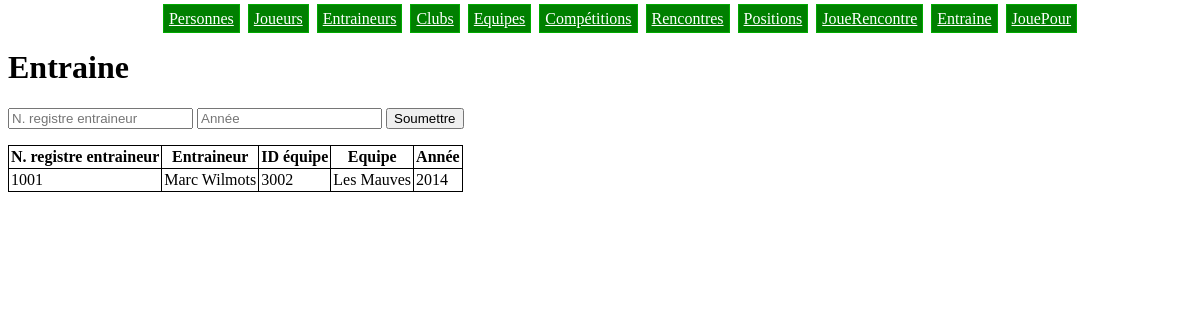
The page /entraine.php on the database its author committed.
### tables this page shows
CREATE TABLE IF NOT EXISTS Entraine (
  n_registre_entraineur BIGINT NOT NULL,
  id_equipe             BIGINT NOT NULL,
  annee                 INT    NOT NULL,
  PRIMARY KEY (n_registre_entraineur, annee),
  FOREIGN KEY (n_registre_entraineur) REFERENCES Entraineur(n_registre_entraineur),
  FOREIGN KEY (id_equipe)             REFERENCES Equipe(id_equipe)
);

CREATE TABLE IF NOT EXISTS Personne (
  n_registre  BIGINT       PRIMARY KEY,
  nom         VARCHAR(50)  NOT NULL,
  prenom      VARCHAR(50)  NOT NULL,
  nationalite VARCHAR(50)  NOT NULL,
  rue         VARCHAR(200) NOT NULL,
  numero      INT          NOT NULL,
  code_postal INT          NOT NULL,
  localite    VARCHAR(50)  NOT NULL
);

CREATE TABLE IF NOT EXISTS Equipe (
  id_equipe    BIGINT      PRIMARY KEY,
  licence_club BIGINT      NOT NULL,
  nom          VARCHAR(50) NOT NULL,
  FOREIGN KEY (licence_club) REFERENCES Club(licence),
  UNIQUE(licence_club, nom)
);

### entraine.php (the view, shortened to what this page needs)
<?php include 'header.php' ?>
<h1>Entraine</h1>
<form method='get' action='entraine.php'>
  <input type='text' name='n_registre_entraineur' placeholder='N. registre entraineur' />
  <input type='text' name='annee' placeholder='Année' />
  <input type='submit' value='Soumettre' />
</form>
<table>
  <tr>
    <th>N. registre entraineur</th>
    <th>Entraineur</th>
    <th>ID équipe</th>
    <th>Equipe</th>
    <th>Année</th>
  </tr>
  <?php
  $where = '';
  $req = $bdd->query('SELECT Entraine.n_registre_entraineur, Personne.prenom as prenom_entraineur, Personne.nom as nom_entraineur, Entraine.id_equipe, Equipe.nom as nom_equipe, Entraine.annee
    FROM Entraine
    JOIN Personne ON Personne.n_registre = Entraine.n_registre_entraineur
    JOIN Equipe ON Equipe.id_equipe = Entraine.id_equipe '.$where);
  while($tuple = $req->fetch()){
    ?>
    <tr>
      <td><?php echo $tuple['n_registre_entraineur'] ?></td>
      <td>
        <?php echo $tuple['prenom_entraineur'] ?>
        <?php echo $tuple['nom_entraineur'] ?>
      </td>
      <td><?php echo $tuple['id_equipe'] ?></td>
      <td><?php echo $tuple['nom_equipe'] ?></td>
      <td><?php echo $tuple['annee'] ?></td>
    </tr>
    <?php
  }
  ?>
</table>
<?php include 'footer.php' ?>

### style.css (style rules this page uses)
table { border-collapse: collapse; border-spacing: 0; }
th, td { border: 1px #000000 solid; padding: 2px; }

### rows shown on the page
entraine: n_registre_entraineur "1001", personne.prenom "Marc", personne.nom "Wilmots", id_equipe "3002", id_equipe.nom "Les Mauves", annee "2014"
